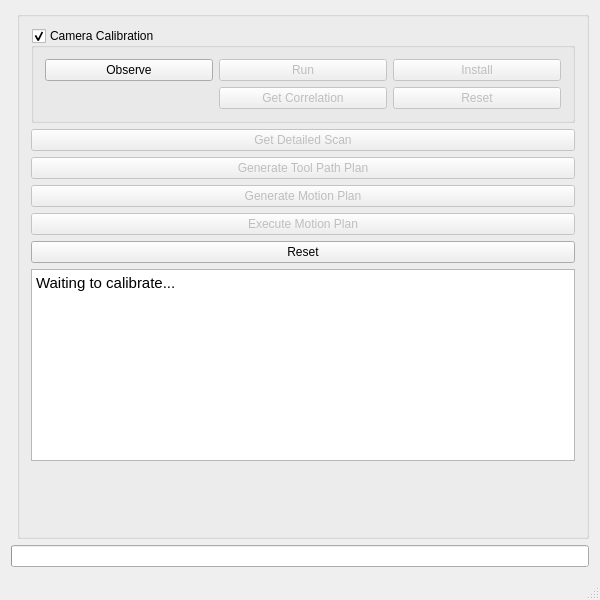
<?xml version="1.0" encoding="UTF-8"?>
<ui version="4.0">
 <class>ROSConWindow</class>
 <widget class="QMainWindow" name="ROSConWindow">
  <property name="geometry">
   <rect>
    <x>0</x>
    <y>0</y>
    <width>600</width>
    <height>600</height>
   </rect>
  </property>
  <property name="windowTitle">
   <string>Scan-N-Plan</string>
  </property>
  <widget class="QWidget" name="centralWidget">
   <layout class="QGridLayout" name="gridLayout">
    <item row="3" column="0" colspan="2">
     <widget class="QProgressBar" name="progress_bar">
      <property name="value">
       <number>0</number>
      </property>
      <property name="format">
       <string/>
      </property>
     </widget>
    </item>
    <item row="1" column="1">
     <widget class="QGroupBox" name="button_box">
      <property name="sizePolicy">
       <sizepolicy hsizetype="Expanding" vsizetype="Expanding">
        <horstretch>0</horstretch>
        <verstretch>0</verstretch>
       </sizepolicy>
      </property>
      <property name="title">
       <string/>
      </property>
      <layout class="QVBoxLayout" name="verticalLayout_2">
       <item>
        <widget class="QGroupBox" name="calibration_group_box">
         <property name="title">
          <string>Camera Calibration</string>
         </property>
         <property name="checkable">
          <bool>true</bool>
         </property>
         <layout class="QGridLayout" name="gridLayout_2">
          <item row="0" column="1">
           <widget class="QPushButton" name="run_calibration_button">
            <property name="enabled">
             <bool>false</bool>
            </property>
            <property name="text">
             <string>Run</string>
            </property>
           </widget>
          </item>
          <item row="0" column="2">
           <widget class="QPushButton" name="install_calibration_button">
            <property name="enabled">
             <bool>false</bool>
            </property>
            <property name="text">
             <string>Install</string>
            </property>
           </widget>
          </item>
          <item row="0" column="0">
           <widget class="QPushButton" name="observe_button">
            <property name="text">
             <string>Observe</string>
            </property>
           </widget>
          </item>
          <item row="2" column="1">
           <widget class="QPushButton" name="get_correlation_button">
            <property name="enabled">
             <bool>false</bool>
            </property>
            <property name="text">
             <string>Get Correlation</string>
            </property>
           </widget>
          </item>
          <item row="2" column="2">
           <widget class="QPushButton" name="reset_calibration_button">
            <property name="enabled">
             <bool>false</bool>
            </property>
            <property name="text">
             <string>Reset</string>
            </property>
           </widget>
          </item>
         </layout>
        </widget>
       </item>
       <item>
        <widget class="QPushButton" name="scan_button">
         <property name="enabled">
          <bool>false</bool>
         </property>
         <property name="text">
          <string>Get Detailed Scan</string>
         </property>
        </widget>
       </item>
       <item>
        <widget class="QPushButton" name="tpp_button">
         <property name="enabled">
          <bool>false</bool>
         </property>
         <property name="text">
          <string>Generate Tool Path Plan</string>
         </property>
        </widget>
       </item>
       <item>
        <widget class="QPushButton" name="motion_plan_button">
         <property name="enabled">
          <bool>false</bool>
         </property>
         <property name="text">
          <string>Generate Motion Plan</string>
         </property>
        </widget>
       </item>
       <item>
        <widget class="QPushButton" name="motion_execution_button">
         <property name="enabled">
          <bool>false</bool>
         </property>
         <property name="text">
          <string>Execute Motion Plan</string>
         </property>
        </widget>
       </item>
       <item>
        <widget class="QPushButton" name="reset_button">
         <property name="text">
          <string>Reset</string>
         </property>
        </widget>
       </item>
       <item>
        <widget class="QTextEdit" name="text_edit_log">
         <property name="html">
          <string>&lt;!DOCTYPE HTML PUBLIC &quot;-//W3C//DTD HTML 4.0//EN&quot; &quot;http://www.w3.org/TR/REC-html40/strict.dtd&quot;&gt;
&lt;html&gt;&lt;head&gt;&lt;meta name=&quot;qrichtext&quot; content=&quot;1&quot; /&gt;&lt;style type=&quot;text/css&quot;&gt;
p, li { white-space: pre-wrap; }
&lt;/style&gt;&lt;/head&gt;&lt;body style=&quot; font-family:'Ubuntu'; font-size:11pt; font-weight:400; font-style:normal;&quot;&gt;
&lt;p style=&quot; margin-top:0px; margin-bottom:0px; margin-left:0px; margin-right:0px; -qt-block-indent:0; text-indent:0px;&quot;&gt;Waiting to calibrate...&lt;/p&gt;&lt;/body&gt;&lt;/html&gt;</string>
         </property>
        </widget>
       </item>
       <item>
        <spacer name="verticalSpacer">
         <property name="orientation">
          <enum>Qt::Vertical</enum>
         </property>
         <property name="sizeHint" stdset="0">
          <size>
           <width>20</width>
           <height>40</height>
          </size>
         </property>
        </spacer>
       </item>
      </layout>
     </widget>
    </item>
   </layout>
  </widget>
  <widget class="QStatusBar" name="statusBar">
   <property name="sizeGripEnabled">
    <bool>true</bool>
   </property>
  </widget>
  <widget class="QMenuBar" name="menuBar">
   <property name="geometry">
    <rect>
     <x>0</x>
     <y>0</y>
     <width>600</width>
     <height>22</height>
    </rect>
   </property>
  </widget>
 </widget>
 <layoutdefault spacing="6" margin="11"/>
 <resources/>
 <connections/>
</ui>
